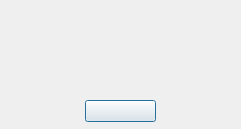
<?xml version="1.0" encoding="UTF-8"?>
<ui version="4.0">
 <class>ExceptionWindow</class>
 <widget class="QDialog" name="ExceptionWindow">
  <property name="geometry">
   <rect>
    <x>0</x>
    <y>0</y>
    <width>241</width>
    <height>129</height>
   </rect>
  </property>
  <property name="windowTitle">
   <string>Dialog</string>
  </property>
  <widget class="QWidget" name="verticalLayoutWidget">
   <property name="geometry">
    <rect>
     <x>10</x>
     <y>9</y>
     <width>221</width>
     <height>81</height>
    </rect>
   </property>
   <layout class="QVBoxLayout" name="verticalLayout">
    <item>
     <widget class="QLabel" name="label">
      <property name="text">
       <string/>
      </property>
      <property name="alignment">
       <set>Qt::AlignCenter</set>
      </property>
     </widget>
    </item>
   </layout>
  </widget>
  <widget class="QWidget" name="verticalLayoutWidget_2">
   <property name="geometry">
    <rect>
     <x>85</x>
     <y>99</y>
     <width>71</width>
     <height>25</height>
    </rect>
   </property>
   <layout class="QVBoxLayout" name="verticalLayout_2">
    <item>
     <widget class="QPushButton" name="pushButton">
      <property name="text">
       <string/>
      </property>
     </widget>
    </item>
   </layout>
  </widget>
 </widget>
 <resources/>
 <connections/>
</ui>
